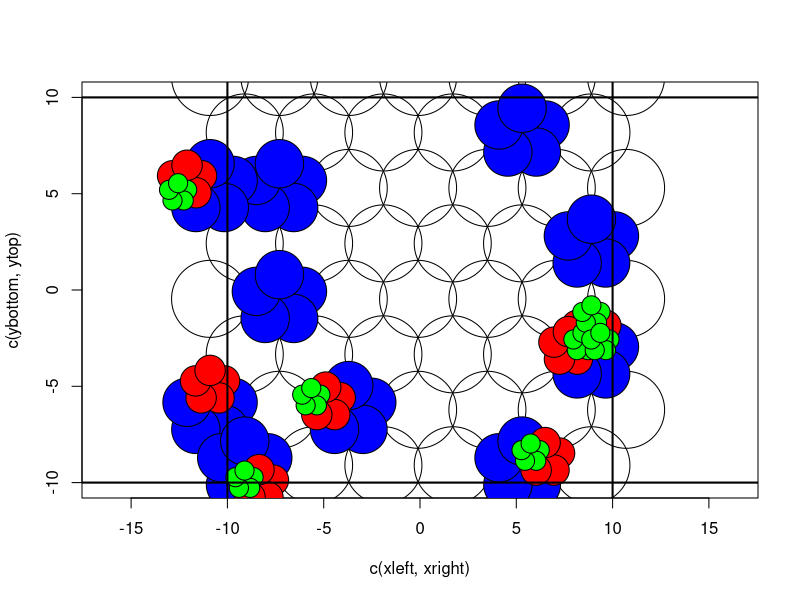

This chart was generated by the following R code:
library(plotrix)

## Given a bounding box and a radius find a series of centroids
## such that circles around the centroids with a given radius will
## cover the space

init_grid <- function(bounds, rad){

    offset   <- rad*0.9
    xLeft    <- bounds[1]
    xRight   <- bounds[2]
    yTop     <- bounds[3]
    yBottom  <- bounds[4]

    num_x_wide  = ceiling((xRight - xLeft+(offset/2))/(2*offset))

    x_grid_1    = seq(from=(xLeft + (offset/2)),
                      to  =(xLeft + (num_x_wide)*(2*offset)),
                      by  =(2*offset))

    y_grid_1 = seq(from=(yBottom + (offset/2)),
                      to  =(yTop + rad),
                      by  =2*(1.6*offset))

    x_grid_2 = seq(from=(xLeft - (offset/2)),
                   to  =(xLeft + (num_x_wide)*(2*offset)),
                   by  =(2*offset))

    y_grid_2 = seq(from=(yBottom + offset/2 + 1.6*offset),
                   to  =(yTop + rad),
                   by  =2*(1.6*offset))

    grid_1 = expand.grid(x_grid_1,y_grid_1)
    grid_2 = expand.grid(x_grid_2,y_grid_2)

    all_grid <- rbind(grid_1,grid_2)
    colnames(all_grid) <- c('x','y')
    all_grid$rad <- rad

    return(all_grid)
}

## Given a circle centroid and a radius, return the 
## centroids and radii to cover the circle with five 
## smaller circles

divide_circle <- function(origin){
    new_rad = (pi/5)*origin[3]
    transform_vec = pi*seq(2,10,by=2)/5
    res = data.frame(x=c(origin[1]+new_rad*sin(transform_vec)),
                     y=c(origin[2]+new_rad*cos(transform_vec)),
                     rad=new_rad)
    print(dim(res))
    return(res)
}

divide_circle <- function(origin){
    new_rad = (pi/5)*origin[3]
    transform_vec = pi*seq(2,10,by=2)/5
    res = data.frame(x=c(origin[1]+new_rad*sin(transform_vec)),
                     y=c(origin[2]+new_rad*cos(transform_vec)),
                     rad=new_rad)
    print(dim(res))
    return(res)
}

#########
#### Demo
#########

xleft=-10
xright=10
ytop=10
ybottom=-10
init_circles <- init_grid(c(xleft,xright,ytop,ybottom),2)


whichrows <- sample(1:dim(init_circles)[1],10,F)
circ <- list()
for(i in whichrows){
    circ[[paste(i)]] = divide_circle(unlist(init_circles[i,]))
}
circ_df <- do.call(rbind,circ)
plot(c(xleft,xright),c(ybottom,ytop),type='n',asp=1)
for(i in 1:dim(init_circles)[1]){
    draw.circle(init_circles[i,1],init_circles[i,2],init_circles[i,3])
}
for(i in 1:dim(circ_df)[1]){
    draw.circle(circ_df[i,1],circ_df[i,2],circ_df[i,3],col='blue')
}

whichrows <- sample(1:dim(circ_df)[1],7,F)
circ <- list()
for(i in whichrows){
    circ[[paste(i)]] = divide_circle(unlist(circ_df[i,]))
}
circ_df <- do.call(rbind,circ)
for(i in 1:dim(circ_df)[1]){
    draw.circle(circ_df[i,1],circ_df[i,2],circ_df[i,3],col='red')
}
whichrows <- sample(1:dim(circ_df)[1],7,F)
circ <- list()
for(i in whichrows){
    circ[[paste(i)]] = divide_circle(unlist(circ_df[i,]))
}
circ_df <- do.call(rbind,circ)
for(i in 1:dim(circ_df)[1]){
    draw.circle(circ_df[i,1],circ_df[i,2],circ_df[i,3],col='green')
}

abline(v=xleft,lwd=2)
abline(v=xright,lwd=2)
abline(h=ytop,lwd=2)
abline(h=ybottom,lwd=2)